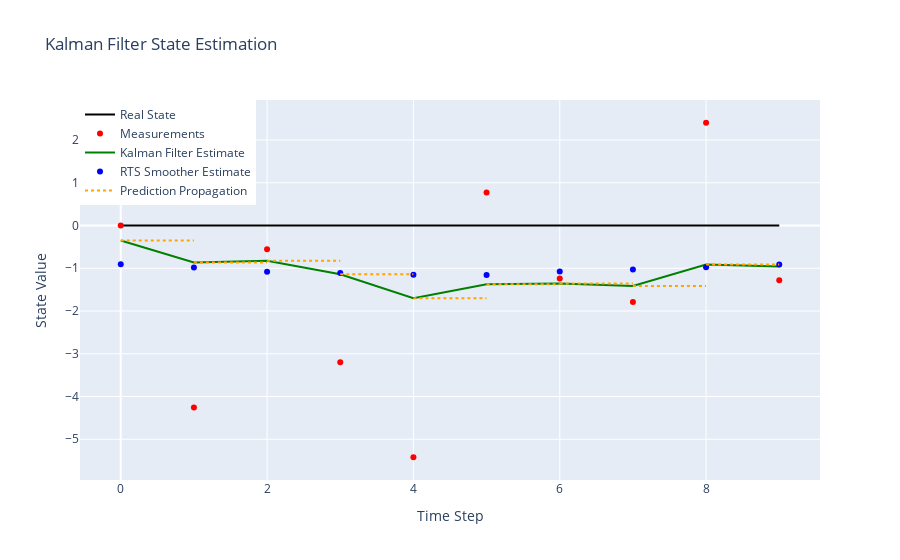

The notebook cell this image was saved under:
### Code cell
L = 10
x, z, x_pred, x_est, P_est = sample_traj(L=L)
(xs, P, K, Pp)= f.rts_smoother(x_pred, P_est)

print(x_est[-1])
print(x_pred[-1])
print(xs[-1])


fig = go.Figure()
fig.add_trace(go.Scatter(y=x.flatten(), mode='lines', line=dict(color="black"), name='Real State'))
fig.add_trace(go.Scatter(x=list(range(L)), y=z.flatten(), mode='markers', name='Measurements', marker=dict(color='red')))
fig.add_trace(go.Scatter(y=x_est.flatten(), mode='lines', line=dict(color="green"), name='Kalman Filter Estimate'))
fig.add_trace(go.Scatter(y=xs.flatten(), mode='markers', line=dict(color="blue", dash='dash'), name='RTS Smoother Estimate'))
# fig.add_trace(go.Scatter(y=x_pred.flatten(), mode='lines+markers', line=dict(color="orange", dash='dash'), name='Kalman Filter Prediction'))

# Add propagation lines: from x_est[i-1] to x_pred[i] for i=1..L-1
for i in range(1, L):
    fig.add_trace(go.Scatter(
        x=[i-1, i],
        y=[x_est[i-1, 0, 0], x_pred[i, 0, 0]],
        mode='lines',
        line=dict(color='orange', dash='dot'),
        showlegend=(i==1),
        name='Prediction Propagation'
    ))

fig.update_layout(
    title='Kalman Filter State Estimation',
    xaxis_title='Time Step',
    yaxis_title='State Value',
    legend=dict(x=0, y=1)
)
fig.show()

### Figure 1 — Plotly figure (JSON) as saved in the notebook; plotly's stock layout.template omitted (floating-point values rounded to 4 significant figures)
{"data": [{"line": {"color": "black"}, "mode": "lines", "name": "Real State", "type": "scatter", "y": [0.0, 0.0, 0.0, 0.0, 0.0, 0.0, 0.0, 0.0, 0.0, 0.0]}, {"marker": {"color": "red"}, "mode": "markers", "name": "Measurements", "type": "scatter", "x": [0, 1, 2, 3, 4, 5, 6, 7, 8, 9], "y": [0.0, -4.259, -0.5568, -3.2, -5.421, 0.7716, -1.237, -1.787, 2.403, -1.283]}, {"line": {"color": "green"}, "mode": "lines", "name": "Kalman Filter Estimate", "type": "scatter", "y": [-0.3517, -0.8667, -0.8258, -1.139, -1.703, -1.377, -1.358, -1.415, -0.9117, -0.9607]}, {"line": {"color": "blue", "dash": "dash"}, "mode": "markers", "name": "RTS Smoother Estimate", "type": "scatter", "y": [-0.907, -0.9832, -1.079, -1.111, -1.155, -1.157, -1.074, -1.028, -0.978, -0.9117]}, {"line": {"color": "orange", "dash": "dot"}, "mode": "lines", "name": "Prediction Propagation", "showlegend": true, "type": "scatter", "x": [0, 1], "y": [-0.3517, -0.3517]}, {"line": {"color": "orange", "dash": "dot"}, "mode": "lines", "name": "Prediction Propagation", "showlegend": false, "type": "scatter", "x": [1, 2], "y": [-0.8667, -0.8667]}, {"line": {"color": "orange", "dash": "dot"}, "mode": "lines", "name": "Prediction Propagation", "showlegend": false, "type": "scatter", "x": [2, 3], "y": [-0.8258, -0.8258]}, {"line": {"color": "orange", "dash": "dot"}, "mode": "lines", "name": "Prediction Propagation", "showlegend": false, "type": "scatter", "x": [3, 4], "y": [-1.139, -1.139]}, {"line": {"color": "orange", "dash": "dot"}, "mode": "lines", "name": "Prediction Propagation", "showlegend": false, "type": "scatter", "x": [4, 5], "y": [-1.703, -1.703]}, {"line": {"color": "orange", "dash": "dot"}, "mode": "lines", "name": "Prediction Propagation", "showlegend": false, "type": "scatter", "x": [5, 6], "y": [-1.377, -1.377]}, {"line": {"color": "orange", "dash": "dot"}, "mode": "lines", "name": "Prediction Propagation", "showlegend": false, "type": "scatter", "x": [6, 7], "y": [-1.358, -1.358]}, {"line": {"color": "orange", "dash": "dot"}, "mode": "lines", "name": "Prediction Propagation", "showlegend": false, "type": "scatter", "x": [7, 8], "y": [-1.415, -1.415]}, {"line": {"color": "orange", "dash": "dot"}, "mode": "lines", "name": "Prediction Propagation", "showlegend": false, "type": "scatter", "x": [8, 9], "y": [-0.9117, -0.9117]}], "layout": {"legend": {"x": 0, "y": 1}, "title": {"text": "Kalman Filter State Estimation"}, "xaxis": {"title": {"text": "Time Step"}}, "yaxis": {"title": {"text": "State Value"}}}}
